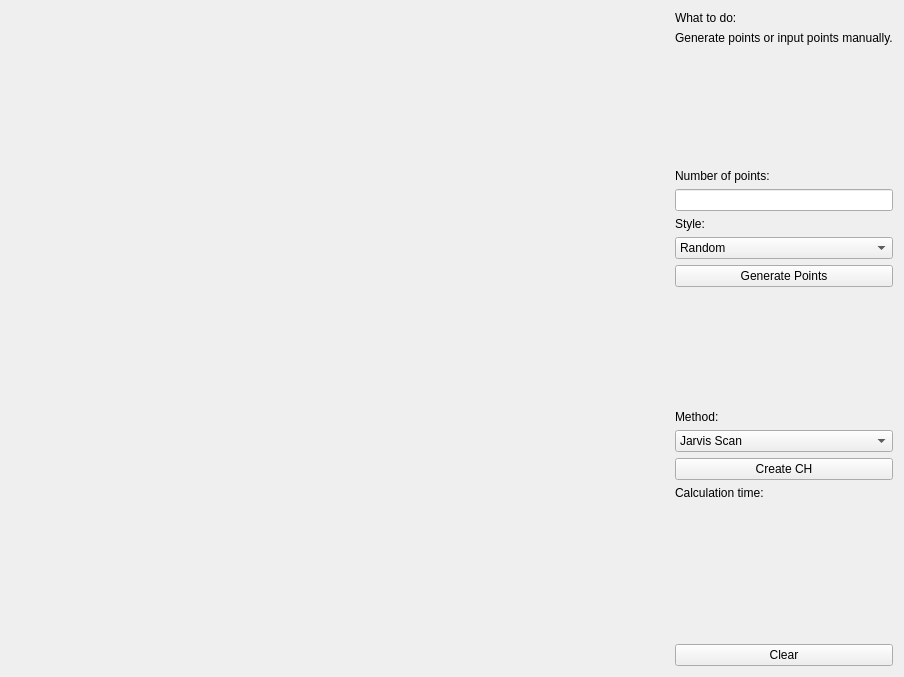
<?xml version="1.0" encoding="UTF-8"?>
<ui version="4.0">
 <class>Widget</class>
 <widget class="QWidget" name="Widget">
  <property name="geometry">
   <rect>
    <x>0</x>
    <y>0</y>
    <width>904</width>
    <height>677</height>
   </rect>
  </property>
  <property name="windowTitle">
   <string>Convex Hull</string>
  </property>
  <layout class="QHBoxLayout" name="horizontalLayout">
   <item>
    <widget class="Draw" name="Canvas" native="true">
     <property name="sizePolicy">
      <sizepolicy hsizetype="Preferred" vsizetype="Preferred">
       <horstretch>1</horstretch>
       <verstretch>1</verstretch>
      </sizepolicy>
     </property>
    </widget>
   </item>
   <item>
    <layout class="QVBoxLayout" name="verticalLayout">
     <item>
      <widget class="QLabel" name="label_2">
       <property name="text">
        <string>What to do:</string>
       </property>
      </widget>
     </item>
     <item>
      <widget class="QLabel" name="label_info">
       <property name="text">
        <string>Generate points or input points manually.</string>
       </property>
      </widget>
     </item>
     <item>
      <spacer name="verticalSpacer_3">
       <property name="orientation">
        <enum>Qt::Vertical</enum>
       </property>
       <property name="sizeHint" stdset="0">
        <size>
         <width>20</width>
         <height>40</height>
        </size>
       </property>
      </spacer>
     </item>
     <item>
      <widget class="QLabel" name="label_number">
       <property name="text">
        <string>Number of points:</string>
       </property>
      </widget>
     </item>
     <item>
      <widget class="QLineEdit" name="number"/>
     </item>
     <item>
      <widget class="QLabel" name="label_style">
       <property name="text">
        <string>Style:</string>
       </property>
      </widget>
     </item>
     <item>
      <widget class="QComboBox" name="style">
       <item>
        <property name="text">
         <string>Random</string>
        </property>
       </item>
       <item>
        <property name="text">
         <string>Circle</string>
        </property>
       </item>
       <item>
        <property name="text">
         <string>Grid</string>
        </property>
       </item>
       <item>
        <property name="text">
         <string>Ellipse</string>
        </property>
       </item>
       <item>
        <property name="text">
         <string>Rectangle</string>
        </property>
       </item>
       <item>
        <property name="text">
         <string>Square</string>
        </property>
       </item>
      </widget>
     </item>
     <item>
      <widget class="QPushButton" name="generate">
       <property name="text">
        <string>Generate Points</string>
       </property>
      </widget>
     </item>
     <item>
      <spacer name="verticalSpacer">
       <property name="orientation">
        <enum>Qt::Vertical</enum>
       </property>
       <property name="sizeHint" stdset="0">
        <size>
         <width>20</width>
         <height>100</height>
        </size>
       </property>
      </spacer>
     </item>
     <item>
      <widget class="QLabel" name="label_method">
       <property name="text">
        <string>Method:</string>
       </property>
      </widget>
     </item>
     <item>
      <widget class="QComboBox" name="method_ch">
       <item>
        <property name="text">
         <string>Jarvis Scan</string>
        </property>
       </item>
       <item>
        <property name="text">
         <string>QHull</string>
        </property>
       </item>
       <item>
        <property name="text">
         <string>Sweep Line</string>
        </property>
       </item>
      </widget>
     </item>
     <item>
      <widget class="QPushButton" name="create_ch">
       <property name="text">
        <string>Create CH</string>
       </property>
      </widget>
     </item>
     <item>
      <widget class="QLabel" name="label">
       <property name="text">
        <string>Calculation time:</string>
       </property>
      </widget>
     </item>
     <item>
      <widget class="QLabel" name="label_time">
       <property name="text">
        <string/>
       </property>
      </widget>
     </item>
     <item>
      <spacer name="verticalSpacer_2">
       <property name="orientation">
        <enum>Qt::Vertical</enum>
       </property>
       <property name="sizeHint" stdset="0">
        <size>
         <width>20</width>
         <height>40</height>
        </size>
       </property>
      </spacer>
     </item>
     <item>
      <widget class="QPushButton" name="clear">
       <property name="text">
        <string>Clear</string>
       </property>
      </widget>
     </item>
    </layout>
   </item>
  </layout>
 </widget>
 <layoutdefault spacing="6" margin="11"/>
 <customwidgets>
  <customwidget>
   <class>Draw</class>
   <extends>QWidget</extends>
   <header location="global">draw.h</header>
   <container>1</container>
  </customwidget>
 </customwidgets>
 <resources/>
 <connections/>
</ui>
